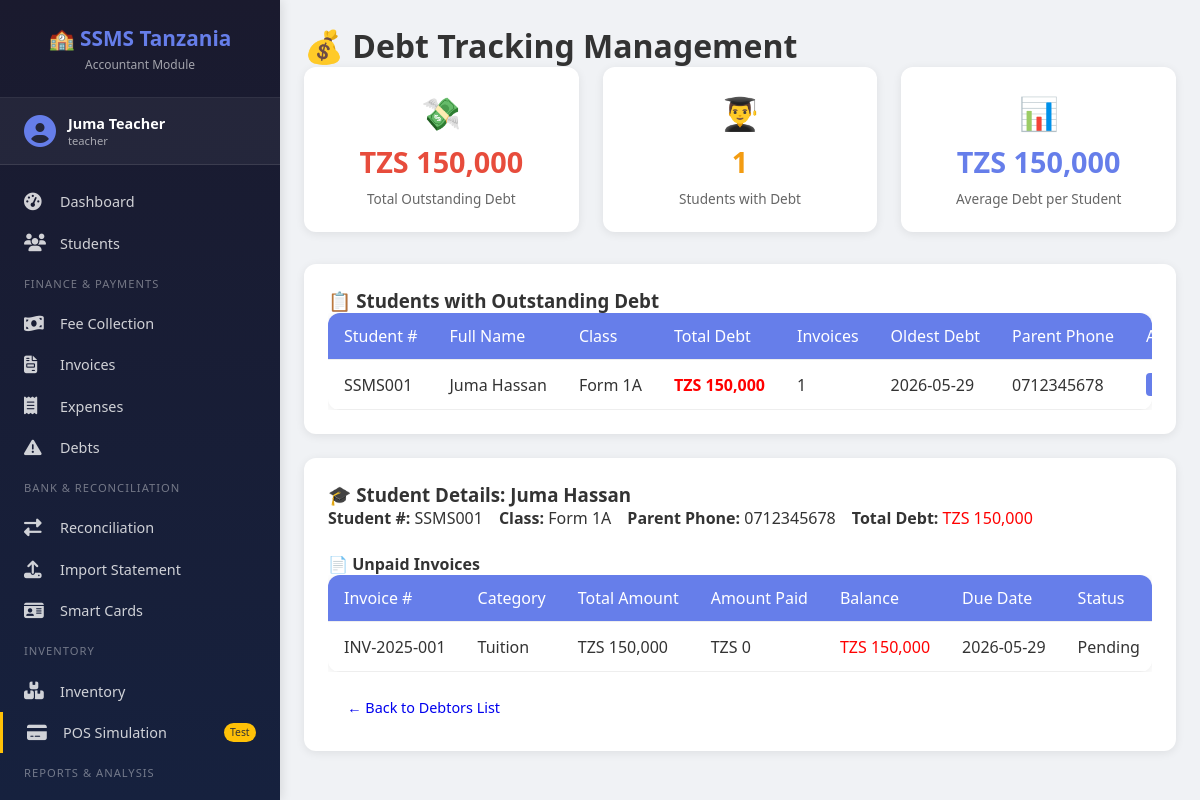
/debts.php?student_id=1 (signed in), run on the app's committed database.
### tables this page shows
CREATE TABLE students (
    id BIGINT PRIMARY KEY AUTO_INCREMENT,
    student_number VARCHAR(50) UNIQUE NOT NULL,
    full_name VARCHAR(150) NOT NULL,
    class VARCHAR(50) NOT NULL,
    parent_phone VARCHAR(20) NOT NULL,
    is_active BOOLEAN DEFAULT TRUE,
    created_at TIMESTAMP DEFAULT CURRENT_TIMESTAMP
);

CREATE TABLE invoices (
    id BIGINT PRIMARY KEY AUTO_INCREMENT,
    invoice_number VARCHAR(50) UNIQUE NOT NULL,
    student_id BIGINT NOT NULL,
    category_id INT NOT NULL,
    amount DECIMAL(15,2) NOT NULL,
    amount_paid DECIMAL(15,2) DEFAULT 0.00,
    balance DECIMAL(15,2) GENERATED ALWAYS AS (amount - amount_paid) STORED,
    term VARCHAR(20) NOT NULL,
    academic_year VARCHAR(20) NOT NULL,
    status ENUM('pending', 'partial', 'paid') DEFAULT 'pending',
    issue_date DATE NOT NULL,
    due_date DATE NOT NULL,
    FOREIGN KEY (student_id) REFERENCES students(id),
    FOREIGN KEY (category_id) REFERENCES revenue_categories(id)
);

CREATE TABLE revenue_categories (
    id INT PRIMARY KEY AUTO_INCREMENT,
    category_name VARCHAR(100) NOT NULL,
    description TEXT,
    is_active BOOLEAN DEFAULT TRUE
);

### debts.php (the view, shortened to what this page needs)
<?php
require_once 'config/database.php';
include 'includes/header.php';
$debtors = $pdo->query("
    SELECT
        s.id,
        s.student_number,
        s.full_name,
        s.class,
        s.parent_phone,
        SUM(i.balance) as total_debt,
        COUNT(i.id) as invoice_count,
        MIN(i.due_date) as oldest_due_date
    FROM students s
    JOIN invoices i ON s.id = i.student_id
    WHERE i.status != 'paid' AND i.balance > 0
    GROUP BY s.id
    ORDER BY total_debt DESC
")->fetchAll();
$selected_student = isset($_GET['student_id']) ? (int)$_GET['student_id'] : 0;
$student_invoices = [];
$current_student = null;
if ($selected_student > 0) {
    $stmt = $pdo->prepare("SELECT * FROM students WHERE id = ?");
    $stmt->execute([$selected_student]);
    $current_student = $stmt->fetch();
    $stmt = $pdo->prepare("
        SELECT i.*, rc.category_name
        FROM invoices i
        JOIN revenue_categories rc ON i.category_id = rc.id
        WHERE i.student_id = ? AND i.status != 'paid' AND i.balance > 0
        ORDER BY i.due_date ASC
    ");
    $stmt->execute([$selected_student]);
    $student_invoices = $stmt->fetchAll();
}
$total_debt_all = $pdo->query("SELECT COALESCE(SUM(balance), 0) as total FROM invoices WHERE status != 'paid'")->fetch()['total'];
$debtor_count = count($debtors);
$avg_debt = $debtor_count > 0 ? $total_debt_all / $debtor_count : 0;
?>
<div class="container">
    <h1>💰 Debt Tracking Management</h1>
    <div class="stats-grid" style="margin-bottom: 2rem;">
        <div class="stat-card danger">
            <div class="stat-icon">💸</div>
            <div class="stat-value">TZS <?php echo number_format($total_debt_all); ?></div>
            <div class="stat-label">Total Outstanding Debt</div>
        </div>
        <div class="stat-card warning">
            <div class="stat-icon">👨‍🎓</div>
            <div class="stat-value"><?php echo $debtor_count; ?></div>
            <div class="stat-label">Students with Debt</div>
        </div>
        <div class="stat-card">
            <div class="stat-icon">📊</div>
            <div class="stat-value">TZS <?php echo number_format($avg_debt); ?></div>
            <div class="stat-label">Average Debt per Student</div>
        </div>
    </div>
    <div class="form-card">
        <h3>📋 Students with Outstanding Debt</h3>
        <div class="table-responsive">
            <table class="data-table">
                <thead>
                    <tr>
                        <th>Student #</th>
                        <th>Full Name</th>
                        <th>Class</th>
                        <th>Total Debt</th>
                        <th>Invoices</th>
                        <th>Oldest Debt</th>
                        <th>Parent Phone</th>
                        <th>Action</th>
                    </tr>
                </thead>
                <tbody>
                    <?php if (count($debtors) == 0): ?>
                        <tr>
                            <td colspan="8" style="text-align:center; color:green;">
                                ✅ No outstanding debts! All invoices are paid.
                            </td>
                        </tr>
                    <?php else: ?>
                        <?php foreach ($debtors as $debtor):
                            $overdue_days = (strtotime($debtor['oldest_due_date']) < time()) ? ceil((time() - strtotime($debtor['oldest_due_date'])) / (60 * 60 * 24)) : 0;
                            $row_class = $overdue_days > 90 ? 'overdue-90' : ($overdue_days > 60 ? 'overdue-60' : ($overdue_days > 30 ? 'overdue-30' : ''));
                        ?>
                        <tr class="<?php echo $row_class; ?>">
                            <td><?php echo htmlspecialchars($debtor['student_number']); ?></td>
                            <td><?php echo htmlspecialchars($debtor['full_name']); ?></td>
                            <td><?php echo htmlspecialchars($debtor['class']); ?></td>
                            <td style="color:red; font-weight:bold;">TZS <?php echo number_format($debtor['total_debt']); ?></td>
                            <td><?php echo $debtor['invoice_count']; ?></td>
                            <td>
                                <?php echo $debtor['oldest_due_date']; ?>
                            </td>
                            <td><?php echo htmlspecialchars($debtor['parent_phone']); ?></td>
                            <td>
                                <a href="?student_id=<?php echo $debtor['id']; ?>" class="btn-small">View Details</a>
                            </td>
                        </tr>
                        <?php endforeach; ?>
                    <?php endif; ?>
                </tbody>
            </table>
        </div>
    </div>
    <?php if ($selected_student > 0 && $current_student): ?>
    <div class="form-card">
        <h3>🎓 Student Details: <?php echo htmlspecialchars($current_student['full_name']); ?></h3>
        <div style="display: flex; flex-wrap: wrap; gap: 1rem; margin-bottom: 1.5rem;">
            <div><strong>Student #:</strong> <?php echo htmlspecialchars($current_student['student_number']); ?></div>
            <div><strong>Class:</strong> <?php echo htmlspecialchars($current_student['class']); ?></div>
            <div><strong>Parent Phone:</strong> <?php echo htmlspecialchars($current_student['parent_phone']); ?></div>
            <div><strong>Total Debt:</strong> <span style="color:red;">TZS <?php echo number_format(array_sum(array_column($student_invoices, 'balance'))); ?></span></div>
        </div>
        <h4>📄 Unpaid Invoices</h4>
        <div class="table-responsive">
            <table class="data-table">
                <thead>
                    <tr>
                        <th>Invoice #</th>
                        <th>Category</th>
                        <th>Total Amount</th>
                        <th>Amount Paid</th>
                        <th>Balance</th>
                        <th>Due Date</th>
                        <th>Status</th>
                    </tr>
                </thead>
                <tbody>
                    <?php foreach ($student_invoices as $inv):
                        $overdue = strtotime($inv['due_date']) < time();
                    ?>
                    <tr>
                        <td><?php echo htmlspecialchars($inv['invoice_number']); ?></td>
                        <td><?php echo htmlspecialchars($inv['category_name']); ?></td>
                        <td>TZS <?php echo number_format($inv['amount']); ?></td>
                        <td>TZS <?php echo number_format($inv['amount_paid']); ?></td>
                        <td style="color:red;">TZS <?php echo number_format($inv['balance']); ?></td>
                        <td <?php echo $overdue ? 'style="color:red;"' : ''; ?>>
                            <?php echo $inv['due_date']; ?>
                        </td>
                        <td><?php echo ucfirst($inv['status']); ?></td>
                    </tr>
                    <?php endforeach; ?>
                </tbody>
            </table>
        </div>
        <div style="margin-top: 1rem;">
            <a href="debts.php" class="btn">← Back to Debtors List</a>
        </div>
    </div>
    <?php endif; ?>
</div>
<?php include 'includes/footer.php'; ?>

### css/style.css (style rules this page uses)
* { margin: 0; padding: 0; box-sizing: border-box; }
body { font-family: 'Segoe UI', Tahoma, Geneva, Verdana, sans-serif; background: #f0f2f5; color: #333; min-height: 100vh; }
.container { max-width: 1400px; margin: 0 auto; padding: 1.5rem; }
.stats-grid { display: grid; grid-template-columns: repeat(auto-fit, minmax(220px, 1fr)); gap: 1.5rem; margin-bottom: 2rem; }
.stat-card { background: white; padding: 1.5rem; border-radius: 12px; box-shadow: 0 2px 10px rgba(0,0,0,0.08); text-align: center; transition: transform 0.2s, box-shadow 0.2s; }
.stat-card .stat-icon { font-size: 2rem; margin-bottom: 0.5rem; }
.stat-card .stat-value { font-size: 1.8rem; font-weight: bold; color: #667eea; }
.stat-card .stat-label { color: #666; margin-top: 0.5rem; font-size: 0.85rem; }
.stat-card.danger .stat-value { color: #e74c3c; }
.stat-card.warning .stat-value { color: #f39c12; }
.btn, .btn-primary, .btn-secondary, .btn-success, .btn-warning, .btn-info, .btn-dark { display: inline-block; padding: 0.6rem 1.2rem; border: none; border-radius: 6px; cursor: pointer; text-decoration: none; font-size: 0.9rem; transition: all 0.3s; }
.btn-small { padding: 0.2rem 0.6rem; font-size: 0.75rem; border-radius: 4px; background: #667eea; color: white; text-decoration: none; }
.form-card { background: white; padding: 1.5rem; border-radius: 12px; box-shadow: 0 2px 10px rgba(0,0,0,0.08); margin-bottom: 1.5rem; }
.data-table { width: 100%; background: white; border-radius: 12px; overflow-x: auto; display: block; box-shadow: 0 2px 10px rgba(0,0,0,0.08); border-collapse: collapse; }
.data-table thead { background: #667eea; color: white; }
.data-table th, .data-table td { padding: 0.75rem 1rem; text-align: left; border-bottom: 1px solid #eee; white-space: nowrap; }
.data-table th { font-weight: 500; }

### debts.php (style rules this page uses)
.table-responsive { overflow-x: auto; -webkit-overflow-scrolling: touch; }

### data on the page
students: student_number "SSMS001", full_name "Juma Hassan", class "Form 1A", total_debt "150,000", invoice_count "1", oldest_due_date "2026-05-29", parent_phone "0712345678"
invoices: invoice_number "INV-2025-001", category.category_name "Tuition", amount "150,000", amount_paid "0", balance "150,000", due_date "2026-05-29", status "Pending"

### other printed values
$_SESSION['full_name'] "Juma Teacher"
$_SESSION['role'] "teacher"
$total_debt_all "150,000"
$debtor_count "1"
$avg_debt "150,000"
array_sum(array_column($student_invoices, 'balance')) "150,000"
